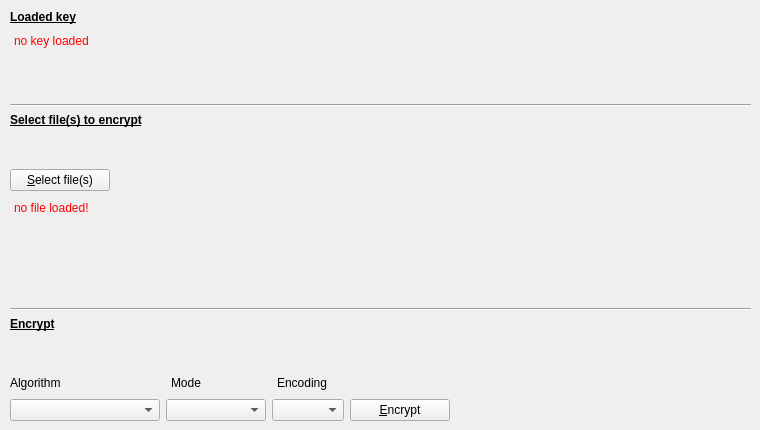
      <widget class="QWidget" name="m_encTabFile">
       <attribute name="title">
        <string>Tab 1</string>
       </attribute>
       <widget class="QWidget" name="verticalLayoutWidget_6">
        <property name="geometry">
         <rect>
          <x>10</x>
          <y>10</y>
          <width>741</width>
          <height>411</height>
         </rect>
        </property>
        <layout class="QVBoxLayout" name="vlayout_3">
         <item>
          <widget class="QLabel" name="label_15">
           <property name="font">
            <font>
             <bold>true</bold>
             <underline>true</underline>
            </font>
           </property>
           <property name="text">
            <string>Loaded key</string>
           </property>
          </widget>
         </item>
         <item>
          <widget class="QPlainTextEdit" name="m_encTabFileLoaded">
           <property name="autoFillBackground">
            <bool>false</bool>
           </property>
           <property name="styleSheet">
            <string notr="true">background-color: rgba(0, 0, 0, 0);color:red;</string>
           </property>
           <property name="frameShape">
            <enum>QFrame::NoFrame</enum>
           </property>
           <property name="frameShadow">
            <enum>QFrame::Plain</enum>
           </property>
           <property name="tabChangesFocus">
            <bool>false</bool>
           </property>
           <property name="readOnly">
            <bool>true</bool>
           </property>
           <property name="plainText">
            <string>no key loaded</string>
           </property>
           <property name="textInteractionFlags">
            <set>Qt::TextSelectableByKeyboard|Qt::TextSelectableByMouse</set>
           </property>
           <property name="backgroundVisible">
            <bool>false</bool>
           </property>
          </widget>
         </item>
         <item>
          <widget class="Line" name="line_5">
           <property name="orientation">
            <enum>Qt::Horizontal</enum>
           </property>
          </widget>
         </item>
         <item>
          <widget class="QLabel" name="m_label_6">
           <property name="font">
            <font>
             <bold>true</bold>
             <underline>true</underline>
            </font>
           </property>
           <property name="text">
            <string>Select file(s) to encrypt</string>
           </property>
          </widget>
         </item>
         <item>
          <spacer name="spacer_10">
           <property name="orientation">
            <enum>Qt::Vertical</enum>
           </property>
           <property name="sizeHint" stdset="0">
            <size>
             <width>20</width>
             <height>220</height>
            </size>
           </property>
          </spacer>
         </item>
         <item>
          <widget class="QPushButton" name="m_encTabFileImport">
           <property name="maximumSize">
            <size>
             <width>100</width>
             <height>16777215</height>
            </size>
           </property>
           <property name="text">
            <string>&amp;Select file(s)</string>
           </property>
           <property name="shortcut">
            <string>Ctrl+S</string>
           </property>
          </widget>
         </item>
         <item>
          <widget class="QPlainTextEdit" name="m_encTabFileSelected">
           <property name="minimumSize">
            <size>
             <width>0</width>
             <height>105</height>
            </size>
           </property>
           <property name="autoFillBackground">
            <bool>false</bool>
           </property>
           <property name="styleSheet">
            <string notr="true">background-color: rgba(0, 0, 0, 0);color: red;</string>
           </property>
           <property name="frameShape">
            <enum>QFrame::NoFrame</enum>
           </property>
           <property name="frameShadow">
            <enum>QFrame::Plain</enum>
           </property>
           <property name="tabChangesFocus">
            <bool>false</bool>
           </property>
           <property name="readOnly">
            <bool>true</bool>
           </property>
           <property name="plainText">
            <string>no file loaded!</string>
           </property>
           <property name="textInteractionFlags">
            <set>Qt::NoTextInteraction</set>
           </property>
           <property name="backgroundVisible">
            <bool>false</bool>
           </property>
          </widget>
         </item>
         <item>
          <widget class="Line" name="line_7">
           <property name="orientation">
            <enum>Qt::Horizontal</enum>
           </property>
          </widget>
         </item>
         <item>
          <widget class="QLabel" name="label_17">
           <property name="font">
            <font>
             <bold>true</bold>
             <underline>true</underline>
            </font>
           </property>
           <property name="text">
            <string>Encrypt</string>
           </property>
          </widget>
         </item>
         <item>
          <spacer name="spacer_26">
           <property name="orientation">
            <enum>Qt::Vertical</enum>
           </property>
           <property name="sizeHint" stdset="0">
            <size>
             <width>20</width>
             <height>220</height>
            </size>
           </property>
          </spacer>
         </item>
         <item>
          <layout class="QHBoxLayout" name="hlayout_3">
           <item>
            <widget class="QLabel" name="label_8">
             <property name="minimumSize">
              <size>
               <width>155</width>
               <height>0</height>
              </size>
             </property>
             <property name="maximumSize">
              <size>
               <width>16777215</width>
               <height>16777215</height>
              </size>
             </property>
             <property name="text">
              <string>Algorithm</string>
             </property>
            </widget>
           </item>
           <item>
            <widget class="QLabel" name="label_9">
             <property name="minimumSize">
              <size>
               <width>100</width>
               <height>0</height>
              </size>
             </property>
             <property name="text">
              <string>Mode</string>
             </property>
            </widget>
           </item>
           <item>
            <widget class="QLabel" name="label_7">
             <property name="text">
              <string>Encoding</string>
             </property>
            </widget>
           </item>
           <item>
            <spacer name="spacer_24">
             <property name="orientation">
              <enum>Qt::Horizontal</enum>
             </property>
             <property name="sizeHint" stdset="0">
              <size>
               <width>30</width>
               <height>20</height>
              </size>
             </property>
            </spacer>
           </item>
          </layout>
         </item>
         <item>
          <layout class="QHBoxLayout" name="hlayout_4">
           <item>
            <widget class="QComboBox" name="m_encTabFileAlgs">
             <property name="minimumSize">
              <size>
               <width>150</width>
               <height>0</height>
              </size>
             </property>
             <property name="maximumSize">
              <size>
               <width>16777215</width>
               <height>16777215</height>
              </size>
             </property>
            </widget>
           </item>
           <item>
            <widget class="QComboBox" name="m_encTabFileModes">
             <property name="minimumSize">
              <size>
               <width>100</width>
               <height>0</height>
              </size>
             </property>
             <property name="maximumSize">
              <size>
               <width>16777215</width>
               <height>16777215</height>
              </size>
             </property>
            </widget>
           </item>
           <item>
            <widget class="QComboBox" name="m_encTabFileEncodings"/>
           </item>
           <item>
            <widget class="QPushButton" name="m_encTabFileEncrypt">
             <property name="minimumSize">
              <size>
               <width>100</width>
               <height>0</height>
              </size>
             </property>
             <property name="maximumSize">
              <size>
               <width>100</width>
               <height>16777215</height>
              </size>
             </property>
             <property name="text">
              <string>&amp;Encrypt</string>
             </property>
             <property name="shortcut">
              <string>Ctrl+E</string>
             </property>
            </widget>
           </item>
           <item>
            <spacer name="spacer_23">
             <property name="orientation">
              <enum>Qt::Horizontal</enum>
             </property>
             <property name="sizeHint" stdset="0">
              <size>
               <width>40</width>
               <height>20</height>
              </size>
             </property>
            </spacer>
           </item>
          </layout>
         </item>
        </layout>
       </widget>
      </widget>
